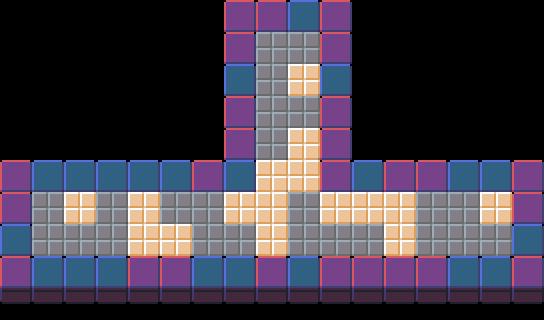

This is a level from a 2D game, rendered from its Tiled map with the project's own tilesets. A one-line summary and the map file follow, with tile-layer data summarised:
An orthogonal 17x10 tile map with 32x32 px tiles, 4 tile layers (Bricks, Background, firstFloor, secondFloor), 2 tilesets and 7 objects (4x Creepspawn, 2x MonsterSpawn, Exit).

<map version="1.0" orientation="orthogonal" width="17" height="10" tilewidth="32" tileheight="32">
 <tileset firstgid="1" name="tiles" tilewidth="32" tileheight="32">
  <image source="../images/tiles.png" width="480" height="1024" />
 </tileset>
 <tileset firstgid="481" name="objects" tilewidth="32" tileheight="32">
  <image source="../images/objects.png" width="256" height="256" />
 </tileset>
 <layer name="Bricks" width="17" height="10" opacity="0.97">
  <properties>
   <property name="tileset" value="tiles" />
  </properties>
  <data>[170 cells, 32 non-empty, 2 distinct tile ids]</data>
 </layer>
 <layer name="Background" width="17" height="10">
  <properties>
   <property name="tileset" value="tiles" />
  </properties>
  <data>[170 cells, 17 non-empty, 2 distinct tile ids]</data>
 </layer>
 <layer name="firstFloor" width="17" height="10">
  <properties>
   <property name="tileset" value="tiles" />
  </properties>
  <data>[170 cells, 40 non-empty, 2 distinct tile ids]</data>
 </layer>
 <layer name="secondFloor" width="17" height="10">
  <properties>
   <property name="tileset" value="tiles" />
  </properties>
  <data>[170 cells, 48 non-empty, 2 distinct tile ids]</data>
 </layer>
 <objectgroup name="Objects" width="17" height="10">
  <object type="Creepspawn" gid="481" x="128" y="224" />
  <object type="Creepspawn" gid="481" x="128" y="256" />
  <object type="Creepspawn" gid="481" x="256" y="160" />
  <object type="Creepspawn" gid="481" x="288" y="160" />
  <object type="MonsterSpawn" gid="483" x="270" y="63" />
  <object type="MonsterSpawn" gid="483" x="31" y="239" />
  <object type="Exit" gid="11" x="448" y="256" />
 </objectgroup>
</map>
